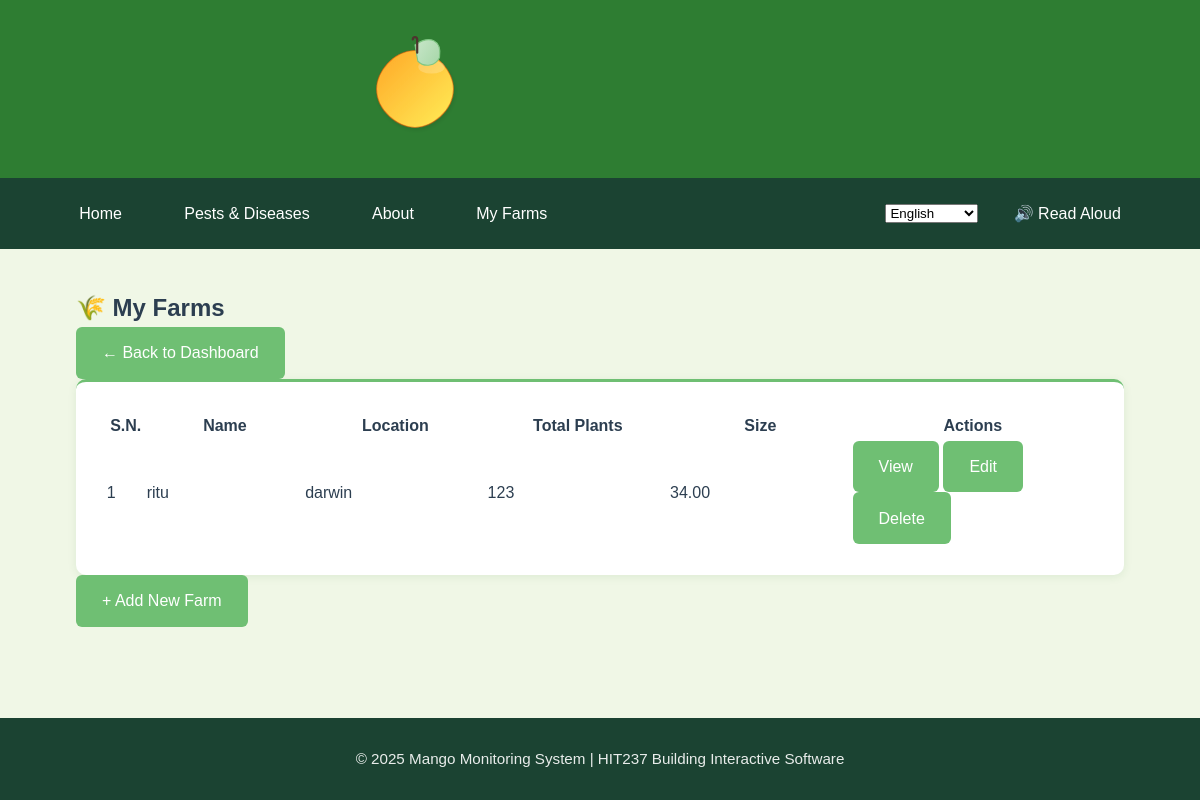
The page /myfarms/manage-farms/ (signed in) on the database as committed earlier.
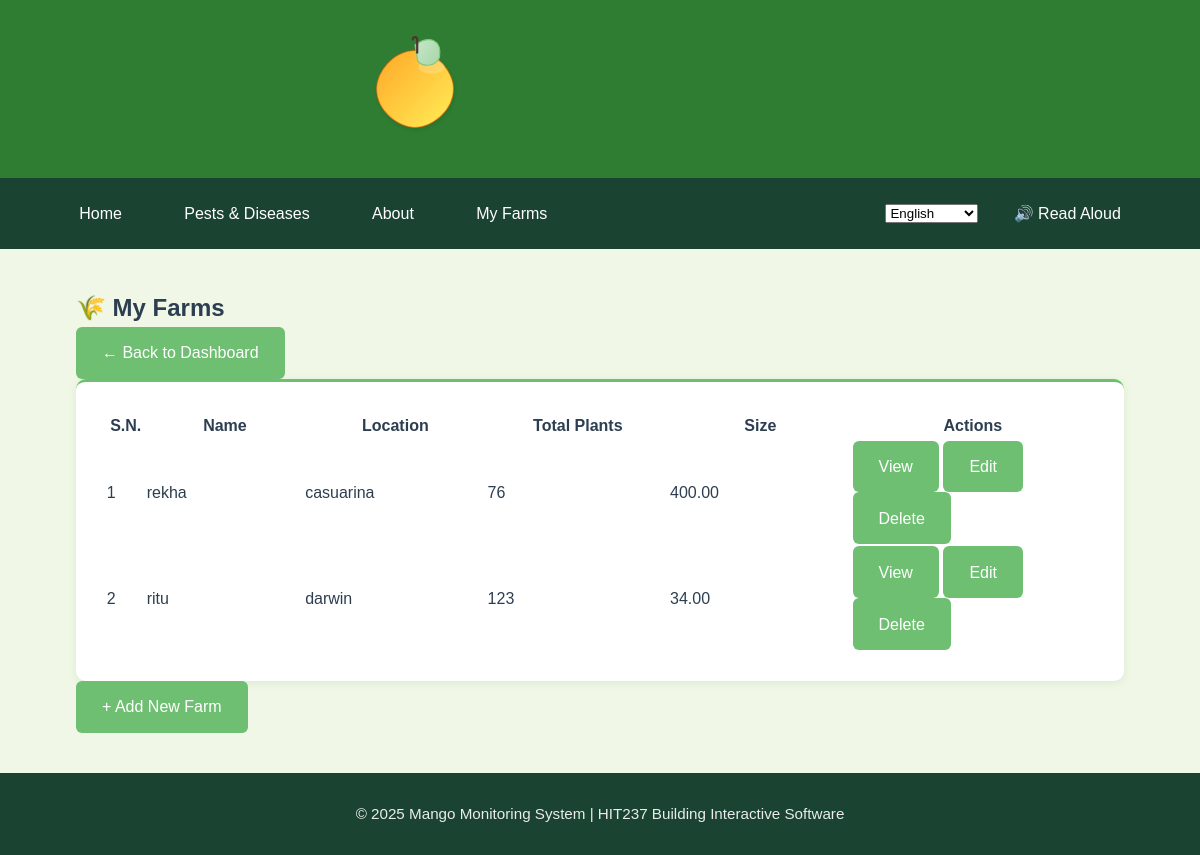
The same page on the database as committed later.
### App2/models.py (models this page shows, shortened)
class Farm(models.Model):
    name = models.CharField(max_length=100)
    location = models.CharField(max_length=150)
    owner = models.ForeignKey(User, on_delete=models.CASCADE, related_name="farms")
    total_plants = models.IntegerField(validators=[MinValueValidator(1)], help_text="Total number of mango plants on the property")
    farm_size = models.DecimalField(max_digits=10, decimal_places=2, help_text="Farm size in hectares")
    stocking_rate = models.DecimalField(max_digits=10, decimal_places=2, help_text="Plants per hectare", editable=False)
    created_at = models.DateTimeField(auto_now_add=True)
    updated_at = models.DateTimeField(auto_now=True)
    class Meta:
        ordering = ['name']

### App2/views.py (the view)
# urls.py: path('manage-farms/', views.farm_list, name='farm-list'),
@login_required
def farm_list(request):
    farms = Farm.objects.filter(owner=request.user)
    return render(request, 'App2/farm_list.html', {'farms': farms})

### App2/templates/App2/farm_list.html (shortened to what this page needs)
{% extends 'app2/base.html' %}
{% block content %}
<div class="container mt-4">
  <div class="d-flex justify-content-between align-items-center mb-3">
    <h2 class="mb-0">🌾 My Farms</h2>
    <a href="{% url 'App2:profile' %}" class="btn btn-outline-secondary">← Back to Dashboard</a>
  </div>
  <div class="card shadow-sm p-3">
    <div class="table-responsive">
        <table class="table table-hover table-bordered farm-table text-center align-middle">
        <thead class="table-success">
          <tr>
            <th style="width: 3%;">S.N.</th>
            <th style="width: 13%;">Name</th>
            <th style="width: 15%;">Location</th>
            <th style="width: 15%;">Total Plants</th>
            <th style="width: 15%;">Size</th>
            <th style="width: 20%;">Actions</th>
          </tr>
        </thead>
        <tbody>
          {% for farm in farms %}
          <tr>
            <td class="text-center" >{{ forloop.counter }}</td>
            <td class="text-center">{{ farm.name }}</td>
            <td class="text-center">{{ farm.location }}</td>
            <td class="text-center">{{ farm.total_plants }}</td>
            <td class="text-center">{{ farm.farm_size }}</td>
            <td>
              <div class="d-flex justify-content-center gap-2 flex-wrap">
                <a href="{% url 'App2:farm-detail' farm.pk %}" class="btn btn-sm btn-outline-primary">View</a>
                <a href="{% url 'App2:farm-update' farm.pk %}" class="btn btn-sm btn-outline-warning">Edit</a>
                <a href="{% url 'App2:farm-delete' farm.pk %}" class="btn btn-sm btn-outline-danger">Delete</a>
              </div>
            </td>
          </tr>
          {% endfor %}
        </tbody>
      </table>
    </div>
  </div>
  <div class="text-end mt-3">
    <a href="{% url 'App2:farm-create' %}" class="btn btn-success">+ Add New Farm</a>
  </div>
</div>
{% endblock %}

Rows that differ between the two databases and show on the page:
added Farm: name "rekha", location "casuarina", total_plants "76", farm_size "400.00"
